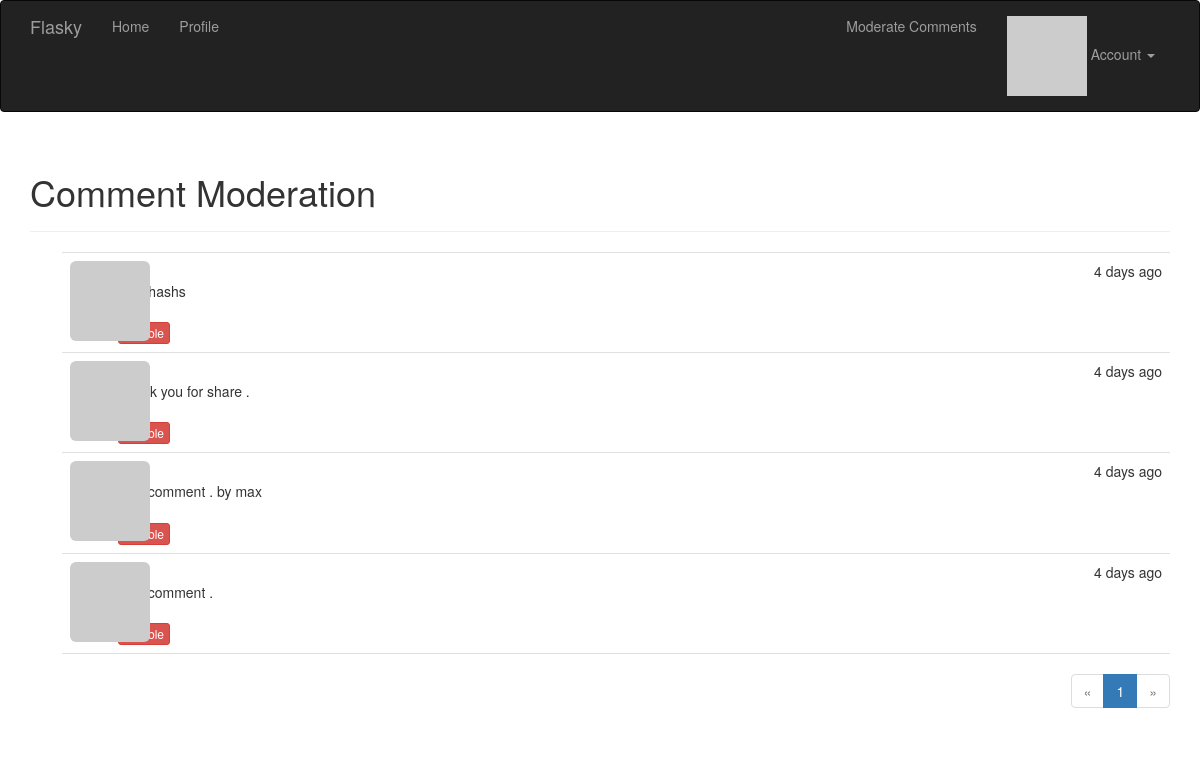
/moderate (signed in), run on the app's committed database.
### app/models.py (models this page shows, shortened)
class Comment(db.Model):
    __tablename__ = 'comments'
    id = db.Column(db.Integer, primary_key=True)
    body = db.Column(db.Text)
    body_html = db.Column(db.Text)
    timestamp = db.Column(db.DateTime, default=datetime.utcnow)
    disabled = db.Column(db.Boolean)
    author_id = db.Column(db.Integer, db.ForeignKey('users.id'))
    post_id = db.Column(db.Integer, db.ForeignKey('posts.id'))

### app/main/views.py (the view)
@main.route('/moderate')
@login_required
@permission_required(Permission.MODERATE_COMMENTS)
def moderate():
    page = request.args.get('page', 1, type=int)
    pagination = Comment.query.order_by(Comment.timestamp.desc()).paginate(
        page, per_page=current_app.config['FLASKY_COMMENTS_PER_PAGE'],
        error_out=False)
    comments = pagination.items
    return render_template('moderate.html', comments=comments,
                           pagination=pagination, page=page)

### app/auth/views.py (called while the page is built)
@auth.before_app_request
def before_request():
    if current_user.is_authenticated:
        current_user.ping()
        if not current_user.confirmed and request.endpoint[:5] != 'auth.':
            return redirect(url_for('auth.unconfirmed'))

### app/main/__init__.py (called while the page is built)
@main.app_context_processor
def inject_permissions():
    return dict(Permission=Permission)

### app/main/views.py (called while the page is built)
@main.after_app_request
def after_request(response):
    for query in get_debug_queries():
        if query.duration >= current_app.config['FLASKY_SLOW_DB_QUERY_TIME']:
            current_app.logger.warning(
                'Slow query: %s\nParameters: %s\nDuration: %fs\nContext: %s\n'
                % (query.statement, query.parameters, query.duration, query.context))
    return response

### app/models.py (called while the page is built)
@login_manager.user_loader
def user_loader(user_id):
    return User.query.get(int(user_id))

    def gravatar(self, size=100, default='identicon', rating='g'):
        if request.is_secure:
            url = 'http://en.gravatar.com/avatar/'
        else:
            url = 'http://en.gravatar.com/avatar/'
        hash = self.avatar_hash or hashlib.md5(self.email.encode('utf-8')).hexdigest()
        return '{url}/{hash}?s={size}&d={default}&r={rating}'.format(
            url=url, hash=hash, size=size, default=default, rating=rating)

    def ping(self):
        self.last_seen = datetime.utcnow()
        db.session.add(self)

    def can(self, permissions):
        return self.role is not None and (self.role.permissions & permissions) == permissions

### app/templates/moderate.html (shortened to what this page needs)
{% extends "base.html" %}
{% import "_macros.html" as macros %}
{% block page_content %}
<div class="page-header">
<h1>Comment Moderation</h1>
</div>
{% set moderate = True %}
{% include '_comments.html' %}
{% if pagination %}
<div class="pagination">
{{ macros.pagination_widget(pagination, '.moderate') }}
</div>
{% endif %}
{% endblock %}

### app/templates/_comments.html (shortened to what this page needs)
<ul class="comments">
    {% for comment in comments %}
    <li class="comment">
        <div class="comment-thumbnail">
            <a href="{{ url_for('.user', username=comment.author.username) }}">
                <img class="img-rounded profile-thumbnail" src="{{ comment.author.gravatar(size=40) }}">
            </a>
        </div>
        <div class="comment-content">
            <div class="comment-date">{{ moment(comment.timestamp).fromNow() }}</div>
            <div class="comment-author"><a href="{{ url_for('.user', username=comment.author.username) }}">{{ comment.author.username }}</a></div>
            <div class="comment-body">
                {% if moderate or not comment.disabled %}
                    {% if comment.body_html %}
                        {{ comment.body_html | safe }}
                    {% else %}
                        {{ comment.body }}
                    {% endif %}
                {% endif %}
            </div>
            {% if moderate %}
                <br>
                {% if comment.disabled %}
                <a class="btn btn-default btn-xs" href="{{ url_for('.moderate_enable', id=comment.id, page=page) }}">Enable</a>
                {% else %}
                <a class="btn btn-danger btn-xs" href="{{ url_for('.moderate_disable', id=comment.id, page=page) }}">Disable</a>
                {% endif %}
            {% endif %}
        </div>
    </li>
    {% endfor %}
</ul>

### app/static/styles.css (style rules this page uses)
.profile-thumbnail { position: absolute; }
ul.comments { list-style-type: none; padding: 0px; margin: 16px 0px 0px 0px; }
ul.comments li.comment { margin-left: 32px; padding: 8px; border-bottom: 1px solid #e0e0e0; }
ul.comments li.comment:nth-child(1) { border-top: 1px solid #e0e0e0; }
div.comment-date { float: right; }
div.comment-author { font-weight: bold; }
div.comment-thumbnail { position: absolute; }
div.comment-content { margin-left: 48px; min-height: 48px; }
div.pagination { width: 100%; text-align: right; padding: 0px; margin: 0px; }

### data on the page
Comment: timestamp "4 days ago", body_html "hhashashs"
Comment: timestamp "4 days ago", body_html "Thank you for share ."
Comment: timestamp "4 days ago", body_html "Test comment . by max"
Comment: timestamp "4 days ago", body_html "Test comment ."

### other printed values
{{ p }} "1"
